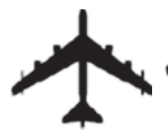
#> input picture Exercise_3/Question_2/pictures/templates/template_5.png, 168 x 139 px
$ python GHT_OCV.py
#> lines starting #> are read from the running program, lines starting #| are printed output that depends on the picture; after the words box and inside, x2 and y2 are one past the last pixel; in counts of white or black regions, pixels touching at a corner belong together
import os
import cv2
import numpy as np

# ===============================
# PATHS
# ===============================
BASE = os.path.dirname(os.path.abspath(__file__))
PIC_DIR = os.path.join(BASE, "pictures")
TEMPLATE_PATH = os.path.join(PIC_DIR, "templates", "template_5.png")
SCENE_PATH = os.path.join(PIC_DIR, "aircraft_scene.png")

# Create result folder inside pictures
RESULT_DIR = os.path.join(PIC_DIR, "results")
os.makedirs(RESULT_DIR, exist_ok=True)

# Output file named after template
tpl_name = os.path.splitext(os.path.basename(TEMPLATE_PATH))[0]
OUT_PATH = os.path.join(RESULT_DIR, f"{tpl_name}_result_OCV.png")

# ===============================
# PARAMETERS
# ===============================
ANGLE_STEP = 4
SCALE_MIN, SCALE_MAX = 0.5, 1.5
SCALE_STEPS = 6
CANNY_LOW = 40
CANNY_HIGH = 120
MIN_DIST = 40
VOTE_THRESH = 80
MAX_FINAL = 3

ROTATIONS = np.arange(0, 360, ANGLE_STEP)
SCALES = np.linspace(SCALE_MIN, SCALE_MAX, SCALE_STEPS)

# ===============================
# UTILITIES
# ===============================
def rotate_and_scale(img, angle, scale):
    """Rotate + scale around center."""
    h, w = img.shape[:2]
    cx, cy = w/2, h/2
    M = cv2.getRotationMatrix2D((cx, cy), angle, scale)

    cos, sin = abs(M[0,0]), abs(M[0,1])
    nw = int(h*sin + w*cos)
    nh = int(h*cos + w*sin)

    M[0,2] += nw/2 - cx
    M[1,2] += nh/2 - cy

    out = cv2.warpAffine(img, M, (nw, nh), flags=cv2.INTER_LINEAR, borderValue=0)
    return out


def iou(a, b):
    """IoU của 2 box (x,y,w,h) dạng top-left."""
    ax, ay, aw, ah = a
    bx, by, bw, bh = b

    ax2, ay2 = ax+aw, ay+ah
    bx2, by2 = bx+bw, by+bh

    x1, y1 = max(ax, bx), max(ay, by)
    x2, y2 = min(ax2, bx2), min(ay2, by2)

    iw, ih = max(0, x2-x1), max(0, y2-y1)
    inter = iw * ih
    union = aw*ah + bw*bh - inter
    return inter/union if union > 0 else 0


def nms(dets, thresh=0.3):
    """dets = list of dict: {'x','y','w','h','vote',...}"""
    if not dets:
        return []

    dets = sorted(dets, key=lambda d: -d["vote"])
    keep = []

    for d in dets:
        ok = True
        for k in keep:
            if iou((d["x"], d["y"], d["w"], d["h"]),
                   (k["x"], k["y"], k["w"], k["h"])) > thresh:
                ok = False
                break
        if ok:
            keep.append(d)
        if len(keep) >= MAX_FINAL:
            break
    return keep

# ===============================
# MAIN – GHT BALLARD
# ===============================
def main():
    tpl0 = cv2.imread(TEMPLATE_PATH, cv2.IMREAD_GRAYSCALE)
#> tpl0: shape (139, 168); min 31, max 255, mean 217.1
    scene_color = cv2.imread(SCENE_PATH)
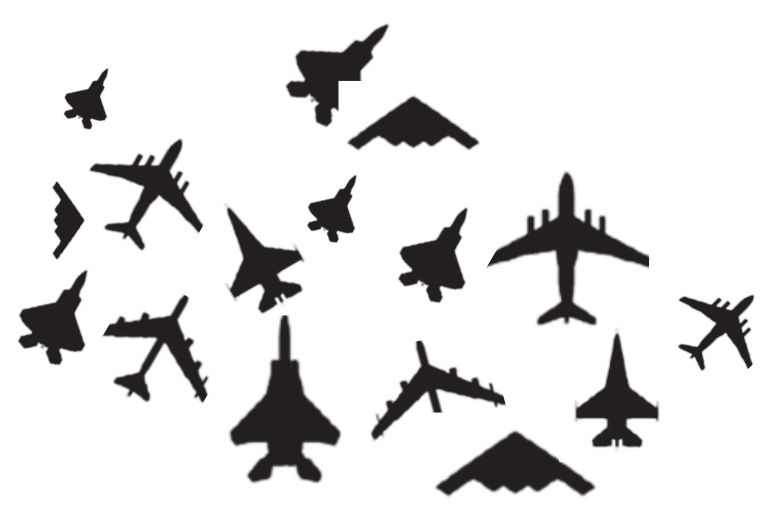
#> input picture Exercise_3/Question_2/pictures/aircraft_scene.png, 776 x 507 px
#> scene_color is the input picture: shape (507, 776, 3); mean B, G, R 224.1, 224, 224.4
    scene_gray = cv2.cvtColor(scene_color, cv2.COLOR_BGR2GRAY)

    if tpl0 is None:
        raise FileNotFoundError("Không đọc được template.")
    if scene_gray is None:
        raise FileNotFoundError("Không đọc được scene.")

    scene_edges = cv2.Canny(scene_gray, CANNY_LOW, CANNY_HIGH)
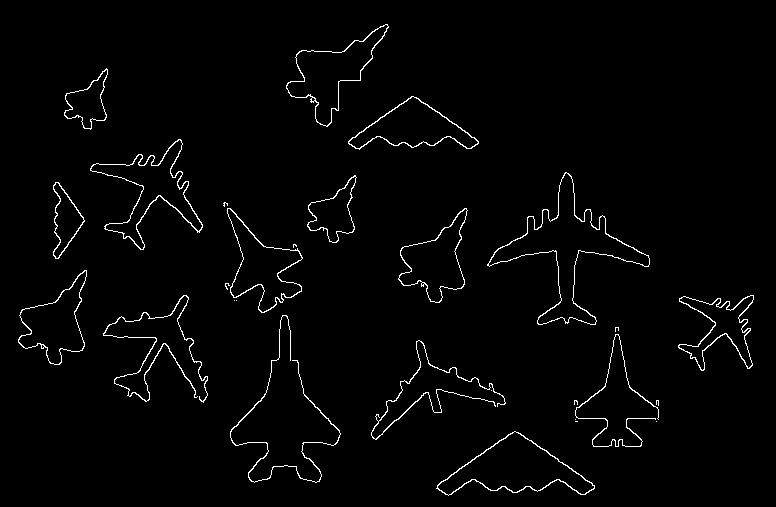
#> scene_edges: shape (507, 776); 2% white in thin lines or dots, all inside (x1, y1, x2, y2) = (18, 24, 754, 496)

    # Create Ballard
    ght = cv2.createGeneralizedHoughBallard()
    ght.setCannyLowThresh(CANNY_LOW)
    ght.setCannyHighThresh(CANNY_HIGH)
    ght.setMinDist(MIN_DIST)
    ght.setVotesThreshold(VOTE_THRESH)

    Hs, Ws = scene_gray.shape
#> Hs = 507; Ws = 776
    detections = []

    print("Running GeneralizedHoughBallard with rotation + scale...")

    for scale in SCALES:
        for angle in ROTATIONS:

            # generate transformed template
            tpl_rs = rotate_and_scale(tpl0, angle, scale)
            th, tw = tpl_rs.shape[:2]
            if th < 5 or tw < 5:
                continue
            if th >= Hs or tw >= Ws:
                continue

            tpl_edges = cv2.Canny(tpl_rs, CANNY_LOW, CANNY_HIGH)

            # Set template for Ballard
            ght.setTemplate(tpl_edges)

            # Detect → returns (positions, votes)
            pos, votes = ght.detect(scene_edges)

            if pos is None or len(pos) == 0:
                continue

            pos = np.array(pos).reshape(-1, 2)  # Ballard returns only (x,y)
            votes = np.array(votes).reshape(-1)

            for (x, y), v in zip(pos, votes):
                detections.append({
                    "x": int(x - tw//2),
                    "y": int(y - th//2),
                    "w": tw,
                    "h": th,
                    "vote": int(v),
                    "scale": float(scale),
                    "angle": float(angle)
                })
#> this loop made 6 passes
#> pass 1, in rotate_and_scale (call 3), `out = cv2.warpAffine(img, M, (nw, nh), flags=cv2.INTER_LINEAR, borderV..`:
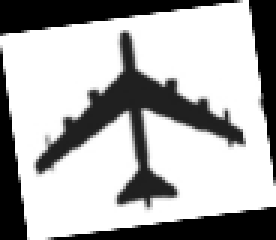
#> out: shape (80, 92) (shown 3 times larger); min 0, max 255, mean 172.2
#> pass 1, in rotate_and_scale (call 4), `out = cv2.warpAffine(img, M, (nw, nh), flags=cv2.INTER_LINEAR, borderV..`:
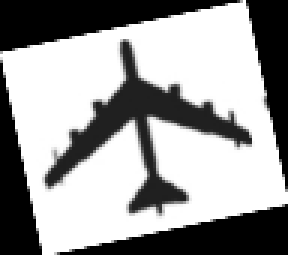
#> out: shape (85, 96) (shown 3 times larger); min 0, max 255, mean 155.3
#> after the loop:
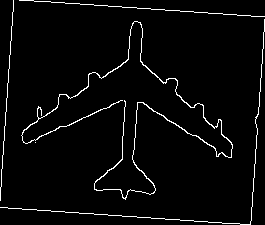
#> tpl_edges: shape (225, 265); 3.4% white in thin lines or dots
#> after the loop:
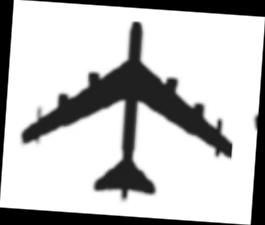
#> tpl_rs: shape (225, 265); min 0, max 255, mean 191.3

    # ===============================
    # Non-Maximum Suppression
    # ===============================
    filtered = nms(detections, thresh=0.3)
#> the loop in nms, `for d in dets:` made 4 passes

    # ===============================
    # Visualization
    # ===============================
    vis = scene_color.copy()
    for d in filtered:
        x, y, w, h = d["x"], d["y"], d["w"], d["h"]
        cv2.rectangle(vis, (x, y), (x+w, y+h), (0,255,0), 2)
        cv2.putText(vis,
                    f"v={d['vote']} s={d['scale']:.2f} a={d['angle']}",
                    (x, max(0,y-10)),
                    cv2.FONT_HERSHEY_SIMPLEX, 0.5,
                    (0,255,0), 2)
#> this loop made 3 passes
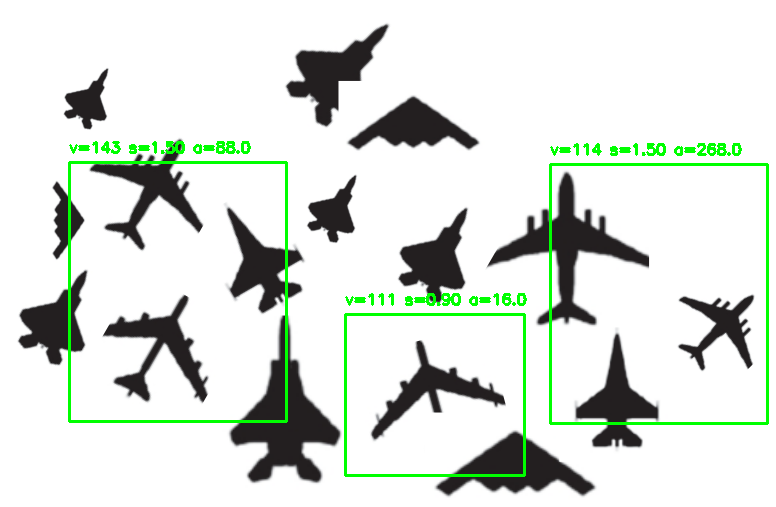
#> vis: shape (507, 776, 3); 2.78% of pixels changed, all inside (x1, y1, x2, y2) = (68, 141, 769, 477)

    cv2.imwrite(OUT_PATH, vis)
    print("Saved result to:", OUT_PATH)

    try:
        cv2.imshow("GHT Ballard", vis)
        cv2.waitKey(0)
    except:
        pass


if __name__ == "__main__":
    main()
